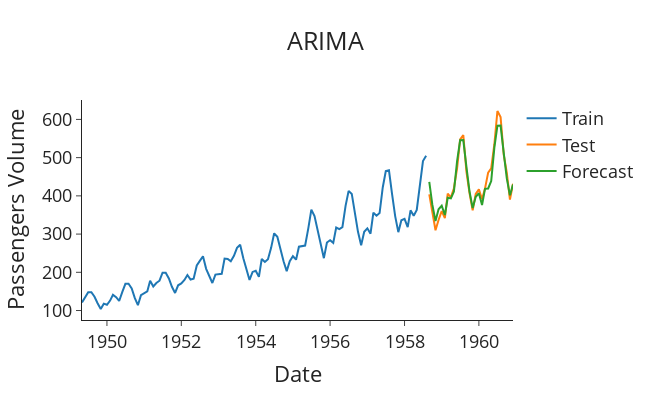

Notebook code cell kept with this figure:
### Code cell
# Import packages
import plotly.graph_objects as go

def plot_forecasts(forecasts: list[float], title: str) -> None:
    """Function to plot the forecasts."""
    fig = go.Figure()
    fig.add_trace(go.Scatter(x=train['Month'], y=train['#Passengers'], name='Train'))
    fig.add_trace(go.Scatter(x=test['Month'], y=test['#Passengers'], name='Test'))
    fig.add_trace(go.Scatter(x=test['Month'], y=forecasts, name='Forecast'))
    fig.update_layout(template="simple_white", font=dict(size=18), title_text=title,
                      width=650, title_x=0.5, height=400, xaxis_title='Date',
                      yaxis_title='Passengers Volume')

    return fig.show()
# Plot the forecasts
plot_forecasts(forecasts, 'ARIMA')
